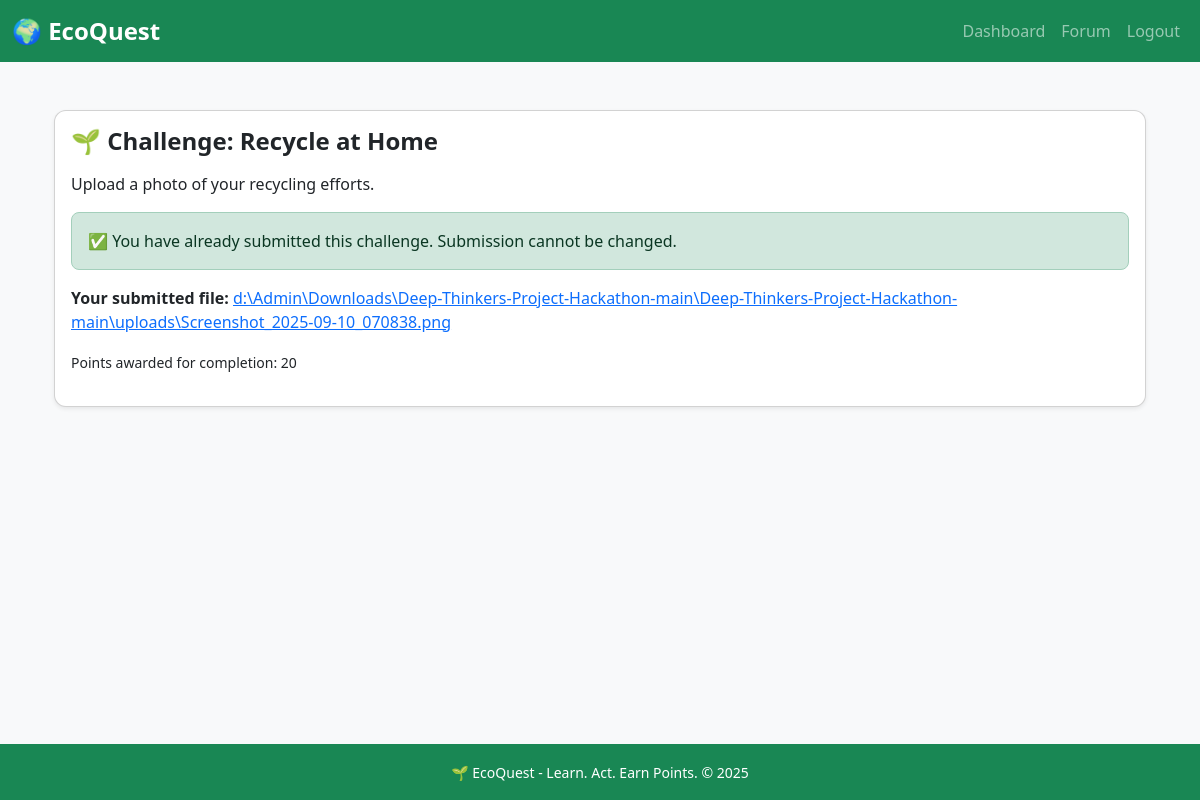
Screenshot of /challenge/1 (signed in) with the database file from the repository.
### models.py (models this page shows, shortened)
class Challenge(db.Model):
    __tablename__ = "challenge"
    id = db.Column(db.Integer, primary_key=True)
    title = db.Column(db.String(200), nullable=False)
    description = db.Column(db.Text)
    points = db.Column(db.Integer, default=20)
    submissions = db.relationship("Submission", backref="challenge", lazy=True)

class Submission(db.Model):
    __tablename__ = "submission"
    id = db.Column(db.Integer, primary_key=True)
    user_id = db.Column(db.Integer, db.ForeignKey("user.id"), nullable=False)
    challenge_id = db.Column(db.Integer, db.ForeignKey("challenge.id"), nullable=False)
    proof_link = db.Column(db.String(300))
    status = db.Column(db.String(50), default="pending")
    created_at = db.Column(db.DateTime, default=datetime.utcnow)

### app.py (the view, shortened to what this page needs)
@app.route("/challenge/<int:challenge_id>", methods=["GET", "POST"])
@login_required
def challenge(challenge_id):
    challenge_obj = Challenge.query.get_or_404(challenge_id)
    if current_user.role == "teacher":
        flash("Teachers cannot submit challenges.", "warning")
        return redirect(url_for("dashboard"))
    submission = Submission.query.filter_by(
        user_id=current_user.id,
        challenge_id=challenge_obj.id
    ).first()
    done = bool(submission)  # True if already submitted
    form = ChallengeForm() if not done else None
    return render_template(
        "challenge.html",
        challenge=challenge_obj,
        form=form,
        done=done,
        submission=submission
    )

### app.py (called while the page is built)
@login_manager.user_loader
def load_user(user_id):
    return User.query.get(int(user_id))

@app.context_processor
def inject_now():
    return {"now": datetime.now}

### templates/challenge.html (shortened to what this page needs)
{% extends "base.html" %}
{% block content %}
<div class="container mt-4">
    <div class="card shadow-sm">
        <div class="card-body">
            <h4 class="card-title mb-3">🌱 Challenge: {{ challenge.title }}</h4>
            <p>{{ challenge.description }}</p>
            {% if done %}
                <div class="alert alert-success mt-3">
                    ✅ You have already submitted this challenge. Submission cannot be changed.
                </div>
                {% if submission.proof_link %}
                    <p class="mt-2"><strong>Your submitted file:</strong>
                        <a href="{{ url_for('static', filename=submission.proof_link|replace('uploads/', '')) }}" target="_blank">
                            {{ submission.proof_link.split('/')[-1] }}
                        </a>
                    </p>
                {% endif %}
            {% endif %}
            {% if challenge.points %}
            <p class="mt-3"><small>Points awarded for completion: {{ challenge.points }}</small></p>
            {% endif %}
        </div>
    </div>
</div>
{% endblock %}

### static/css/styles.css (style rules this page uses)
body { font-family: 'Segoe UI', Tahoma, Geneva, Verdana, sans-serif; background-color: #f8f9fa; color: #333; }
.card { border-radius: 0.75rem; }
.card-title { font-weight: 600; margin-bottom: 1rem; }
.alert { border-radius: 0.5rem; }
h2, h4, h5 { font-weight: 600; }

### rows the page displays
Challenge: title "Recycle at Home", description "Upload a photo of your recycling efforts.", points "20"
Submission: proof_link "d:\\Admin\\Downloads\\Deep-Thinkers-Project-Hackathon-main\\Deep-Thinkers-Project-Hackathon-main\\uploads\\Screenshot_2025-09-10_070838.png"
